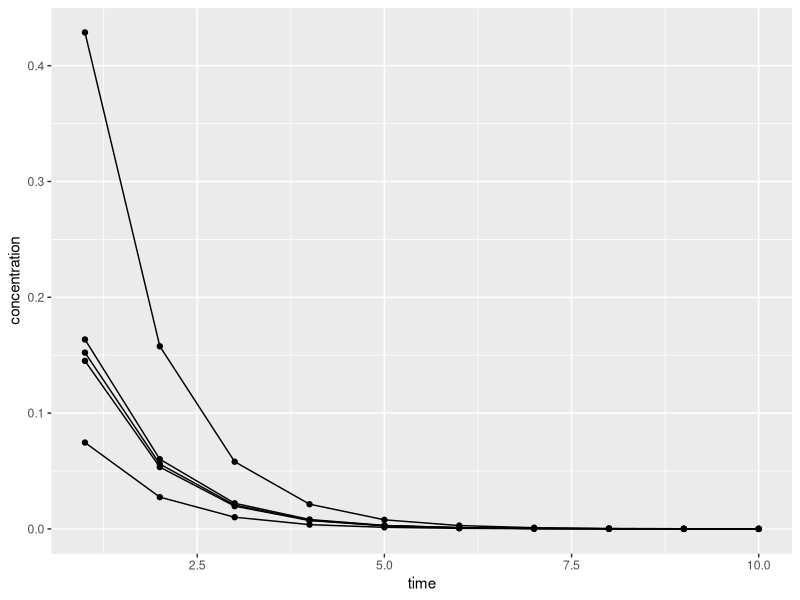

The R source for this figure: (Note: this script raises an error after producing the figure.)
## ---- chunk 1


time <- rep(seq(1, 10), 5)
id <- sort(rep(seq(1, 5), 10))
conc <- exp(-time) * sort(rep(stats::rlnorm(5), 10))
data <- data.frame(time = time, concentration = conc, id = id)
gg <- ggplot2::ggplot(data = data,
                mapping = ggplot2::aes(x = time, y = concentration, group = id)) +
         ggplot2::geom_line() +
         ggplot2::geom_point()
print(gg)
## ---- chunk 2
time <- rep(seq(1, 10), 5)
id <- sort(rep(seq(1, 5), 10))
conc <- exp(-time) * sort(rep(stats::rlnorm(5), 10))
data <- data.frame(time = time, concentration = conc, id = id)
gg <- xgx_plot(data = data,
                mapping = ggplot2::aes(x = time, y = concentration, group = id)) +
         ggplot2::geom_line() +
         ggplot2::geom_point()
print(gg)
## ---- chunk 3
gg <- ggplot(data = pk_data,
             aes(x = NOMTIME,
                 y = LIDV))
print(gg)
## ---- chunk 4

## ---- chunk 5
pkpd_data_wide_d5 <- pkpd_data_wide %>% subset(PROFDAY==5,) %>% subset(CENS==0,)
# pkpd_data_wide_d5 <- pkpd_data_wide_d5 %>% subset(Severity_label != "Severe")

# Display Binned Observed Data and Model Confidence Intervals
gg <- ggplot(data = pkpd_data_wide_d5, aes(x=CONC, color = Severity_label))
gg <- gg + xgx_stat_ci(bins = 5,
                       distribution = "ordinal",
                       geom = c("errorbar", "point"))
gg <- gg + xgx_stat_smooth(aes(response = Severity_label, fill = Severity_label), method = "polr")


# Cleanup
gg <- gg + xgx_scale_x_log10()
gg <- gg + guides(color=guide_legend(""),fill=guide_legend(""))
gg <- gg + labs(x=pdseverity_label, y="Probability of being within each class")
gg <- gg + xgx_annotate_status(status)

print(gg)
